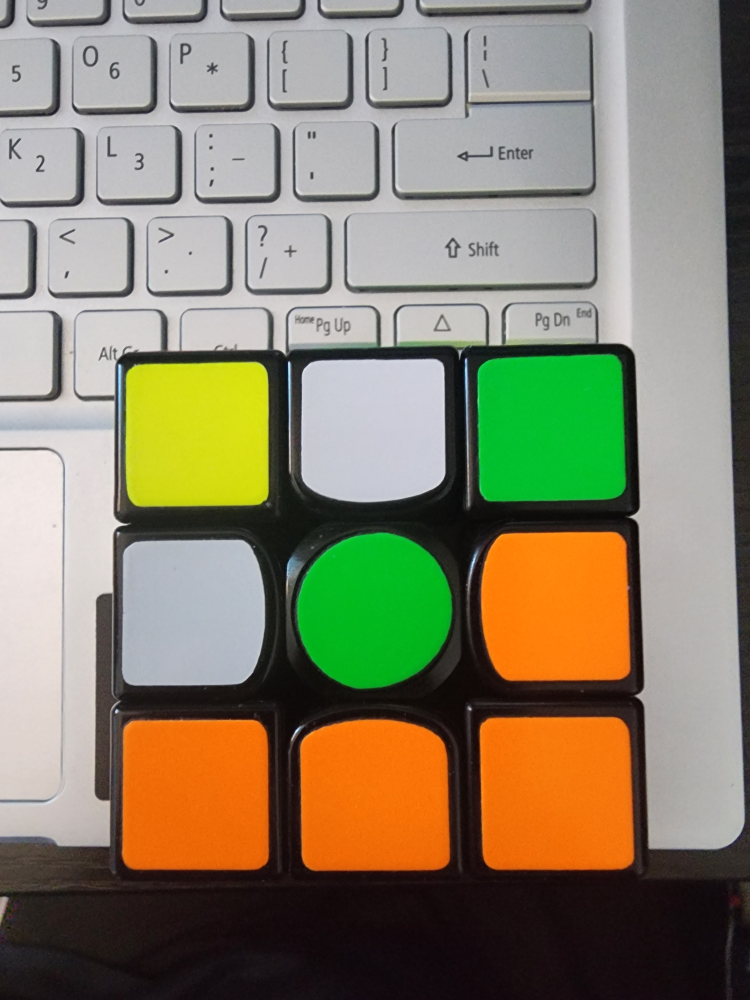
#> input picture input_faces/BACK.jpg, 3000 x 4000 px (shown at 1/4 size)
$ python -i facelet_segmenter_auto.py   (imports and definitions only)
#> lines starting #> are read from the running program, lines starting #| are printed output that depends on the picture; after the words box and inside, x2 and y2 are one past the last pixel; in counts of white or black regions, pixels touching at a corner belong together
#> further down, picture is the input picture: shape (4000, 3000, 3); mean B, G, R 105.2, 130.3, 137.3
### facelet_segmenter_v2.py
"""
Rubik's Cube Face Segmentation Component - Version 2

Improved segmentation using:
1. Contour-based cube face detection with quadrilateral fitting
2. Perspective correction via homography transform
3. LAB color space for better color boundary detection
4. Robust grid line detection with Hough transforms and RANSAC-style filtering
5. Multi-strategy detection with fallbacks

Takes an image containing a Rubik's cube face and outputs 9 segmented
64x64 images of each facelet, ordered top-left to bottom-right.

Facelet ordering:
    0 | 1 | 2
    ---------
    3 | 4 | 5
    ---------
    6 | 7 | 8
"""

import cv2
import numpy as np
from typing import List, Tuple, Optional
from dataclasses import dataclass


@dataclass
class BoundingBox:
    """Represents a bounding box for the cube face region."""
    x: int
    y: int
    width: int
    height: int
    rotation: float = 0.0  # Rotation angle in degrees (counter-clockwise)


@dataclass
class Quadrilateral:
    """Represents a 4-point polygon for perspective correction."""
    points: np.ndarray  # Shape (4, 2) - corners in order: TL, TR, BR, BL

    # [7 lines left out: function to_bbox, not called in this run]


class FaceletSegmenterV2:
    """
    Version 2 of the Rubik's cube face segmenter with improved detection.

    Key improvements over v1:
    - Contour-based quadrilateral detection for cube face boundary
    - Perspective correction to handle tilted cubes
    - LAB color space for better color boundary detection
    - Robust grid line detection with outlier rejection
    - Multi-strategy approach with fallbacks

    Usage:
        segmenter = FaceletSegmenterV2(output_size=64)
        facelets = segmenter.segment(image)
        # or with explicit bounding box (falls back to v1-style):
        facelets = segmenter.segment(image, bbox=BoundingBox(100, 50, 300, 300))
    """

    def __init__(self, output_size: int = 64, debug: bool = False):
        """
        Initialize the segmenter.

        Args:
            output_size: Size of output facelet images (default 64x64)
            debug: If True, print debug information during processing
        """
        self.output_size = output_size
        self.debug = debug

    # [1298 lines left out: functions segment, _detect_and_extract_face, _validate_has_grid, _check_color_variance, _find_grid_peaks, _check_even_spacing and 18 more, not called in this run]

### facelet_segmenter_v5.py
"""
Rubik's Cube Face Segmentation Component - V5 (Greg's CV approach)

Uses HSV value channel with Otsu thresholding to detect bright stickers
against dark cube plastic. Based on Greg's Colab implementation.

Key differences from other segmenters:
- Uses V (brightness) channel instead of saturation or edges
- Otsu automatic thresholding for robust sticker detection
- K-means clustering to organize detected squares into 3 rows
- Works well when stickers are brighter than the cube body

Facelet ordering:
    0 | 1 | 2
    ---------
    3 | 4 | 5
    ---------
    6 | 7 | 8
"""

import cv2
import numpy as np
import math
from typing import List, Tuple, Optional
from dataclasses import dataclass


@dataclass
class BoundingBox:
    """Represents a bounding box for the cube face region."""
    x: int
    y: int
    width: int
    height: int
    rotation: float = 0.0


class FaceletSegmenterV5:
    """
    Segments a Rubik's cube face using brightness-based detection.

    Uses Otsu thresholding on the V (value/brightness) channel of HSV
    to detect bright stickers against the dark cube plastic.

    Usage:
        segmenter = FaceletSegmenterV5(output_size=64)
        facelets = segmenter.segment(image)
    """

    def __init__(self, output_size: int = 64, debug: bool = False):
        """
        Initialize the segmenter.

        Args:
            output_size: Size of output facelet images (default 64x64)
            debug: If True, print debug information during processing
        """
        self.output_size = output_size
        self.debug = debug
        self.work_width = 800  # Standard width for processing

    # [304 lines left out: functions segment, _dedup_boxes, _choose_nine, _detect_grid, _extract_facelets_from_boxes, _fallback_grid_split and 3 more, not called in this run]

### facelet_segmenter_auto.py
"""
Rubik's Cube Face Segmentation Component - Auto-Select Version

Automatically determines the best segmentation algorithm based on image
characteristics. Analyzes the image to choose between:
- V5 (Brightness Otsu): Best for dark backgrounds with bright stickers
- V2 (Contour + Perspective): Best for complex backgrounds, tilted cubes

Selection criteria:
1. Background brightness: Dark backgrounds favor V5, bright backgrounds favor V2
2. Color saturation distribution: High saturation regions indicate stickers
3. Edge complexity: Many edges in background suggest V2 is better
4. Contrast between center and edges: High contrast favors V5

Facelet ordering:
    0 | 1 | 2
    ---------
    3 | 4 | 5
    ---------
    6 | 7 | 8
"""

import cv2
import numpy as np
from typing import Optional, Tuple
from dataclasses import dataclass

from facelet_segmenter_v2 import FaceletSegmenterV2
from facelet_segmenter_v5 import FaceletSegmenterV5


@dataclass
class BoundingBox:
    """Represents a bounding box for the cube face region."""
    x: int
    y: int
    width: int
    height: int
    rotation: float = 0.0


@dataclass
class ImageAnalysis:
    """Results of analyzing an image to determine best segmenter."""
    background_brightness: float  # 0-255, average brightness of edges
    center_brightness: float      # 0-255, average brightness of center
    brightness_contrast: float    # Ratio of center to background brightness
    saturation_mean: float        # Average saturation
    saturation_std: float         # Saturation variation
    edge_density_background: float  # Edge pixels in background region
    edge_density_center: float    # Edge pixels in center region
    recommended_segmenter: str    # 'v2' or 'v5'
    confidence: float             # 0-1, how confident in the recommendation
    reason: str                   # Human-readable explanation


class FaceletSegmenterAuto:
    """
    Automatically selects the best segmentation algorithm based on image analysis.

    Usage:
        segmenter = FaceletSegmenterAuto(output_size=64)
        facelets = segmenter.segment(image)

        # To see which algorithm was selected:
        facelets, analysis = segmenter.segment_with_analysis(image)
        print(f"Used: {analysis.recommended_segmenter} - {analysis.reason}")
    """

    def __init__(self, output_size: int = 64, debug: bool = False):
        """
        Initialize the auto-selecting segmenter.

        Args:
            output_size: Size of output facelet images (default 64x64)
            debug: If True, print analysis details
        """
        self.output_size = output_size
        self.debug = debug

        # Initialize both segmenters
        self.segmenter_v2 = FaceletSegmenterV2(output_size=output_size)
        self.segmenter_v5 = FaceletSegmenterV5(output_size=output_size)

        # Track last analysis for debugging
        self.last_analysis: Optional[ImageAnalysis] = None

    def analyze_image(self, image: np.ndarray) -> ImageAnalysis:
        """
        Analyze image characteristics to determine best segmenter.

        Args:
            image: Input BGR image

        Returns:
            ImageAnalysis with recommendation
        """
        h, w = image.shape[:2]

        # Convert to different color spaces for analysis
        hsv = cv2.cvtColor(image, cv2.COLOR_BGR2HSV)
#> hsv: shape (4000, 3000, 3); mean H, S, V 67.5, 77, 149.4
        gray = cv2.cvtColor(image, cv2.COLOR_BGR2GRAY)
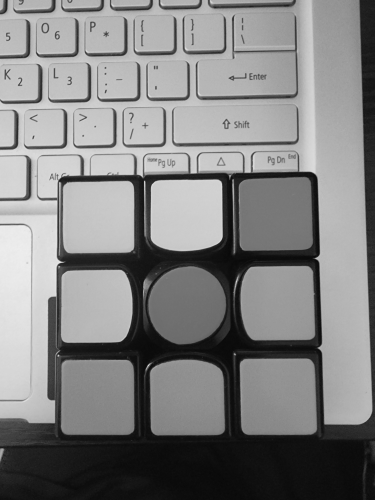
#> gray: shape (4000, 3000) (shown at 1/8 size); min 3, max 247, mean 129.5

        # Define regions: center (where cube likely is) vs edges (background)
        margin_h = h // 4
        margin_w = w // 4

        # Background region (edges of image)
        bg_mask = np.ones((h, w), dtype=np.uint8)
        bg_mask[margin_h:h-margin_h, margin_w:w-margin_w] = 0

        # Center region (where cube likely is)
        center_mask = np.zeros((h, w), dtype=np.uint8)
        center_mask[margin_h:h-margin_h, margin_w:w-margin_w] = 1

        # Brightness analysis (V channel)
        v_channel = hsv[:, :, 2]
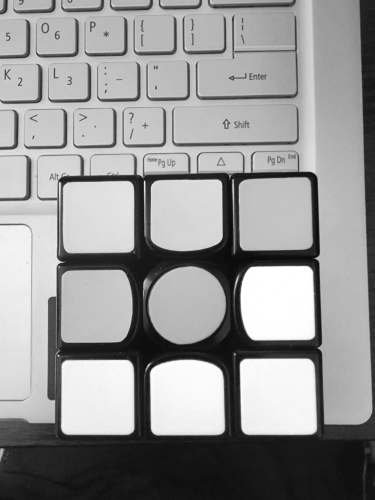
#> v_channel: shape (4000, 3000) (shown at 1/8 size); min 5, max 255, mean 149.4
        background_brightness = np.mean(v_channel[bg_mask == 1])
#> background_brightness = 148.9
        center_brightness = np.mean(v_channel[center_mask == 1])
#> center_brightness = 151

        # Avoid division by zero
        if background_brightness < 1:
            background_brightness = 1
        brightness_contrast = center_brightness / background_brightness
#> brightness_contrast = 1.01

        # Saturation analysis
        s_channel = hsv[:, :, 1]
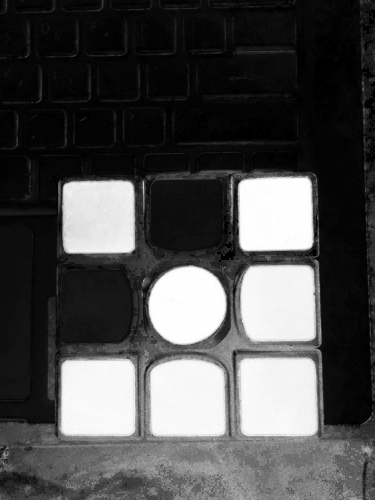
#> s_channel: shape (4000, 3000) (shown at 1/8 size); min 0, max 255, mean 77
        saturation_mean = np.mean(s_channel)
#> saturation_mean = 77.02
        saturation_std = np.std(s_channel)
#> saturation_std = 92.63

        # Edge detection for complexity analysis
        edges = cv2.Canny(gray, 50, 150)
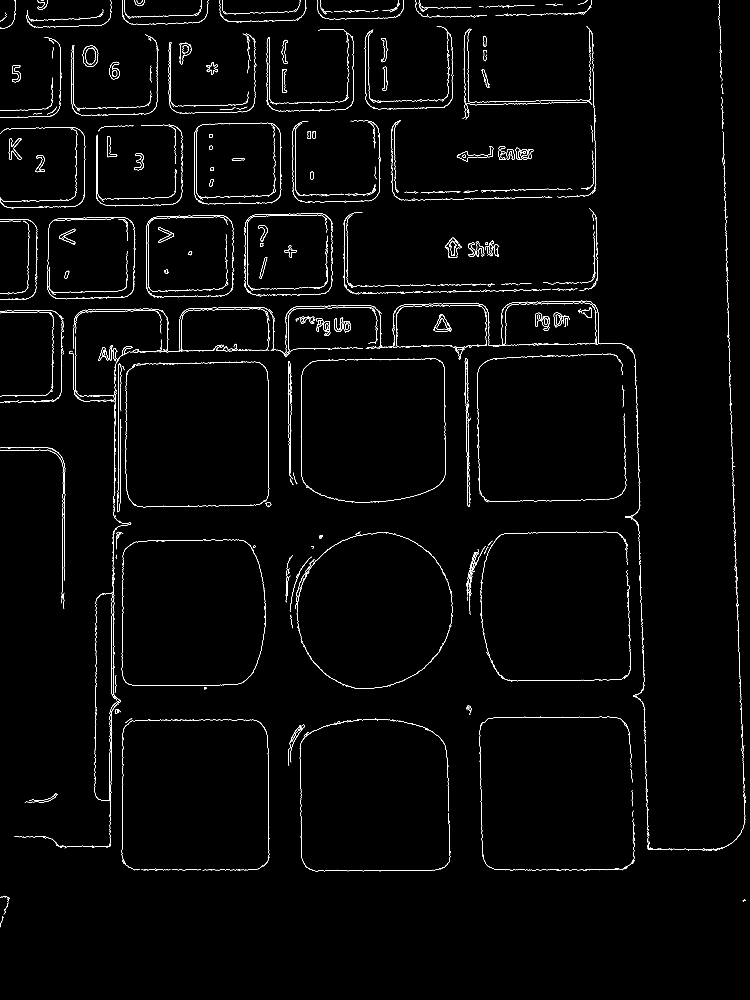
#> edges: shape (4000, 3000) (shown at 1/4 size); 0.95% white in thin lines or dots
        edge_density_background = np.sum(edges[bg_mask == 1]) / (255 * np.sum(bg_mask))
#> edge_density_background = 0.00893
        edge_density_center = np.sum(edges[center_mask == 1]) / (255 * np.sum(center_mask))
#> edge_density_center = 0.011

        # Decision logic
        scores = {'v2': 0.0, 'v5': 0.0}
        reasons = []

        # Criterion 1: Background brightness
        # V5 works best with dark backgrounds (< 80), V2 handles bright backgrounds
        if background_brightness < 60:
            scores['v5'] += 0.4
            reasons.append("dark background favors V5")
        elif background_brightness < 100:
            scores['v5'] += 0.2
            scores['v2'] += 0.1
            reasons.append("medium background slightly favors V5")
        else:
            scores['v2'] += 0.4
            reasons.append("bright background favors V2")

        # Criterion 2: Brightness contrast between center and edges
        # V5 relies on brightness difference, needs high contrast
        if brightness_contrast > 1.3:
            scores['v5'] += 0.3
            reasons.append("high brightness contrast favors V5")
        elif brightness_contrast < 0.9:
            scores['v2'] += 0.2
            reasons.append("center darker than background favors V2")
        else:
            scores['v2'] += 0.1
            reasons.append("low contrast favors V2")

        # Criterion 3: Edge complexity in background
        # High edge density in background means cluttered scene -> V2 better
        if edge_density_background > 0.1:
            scores['v2'] += 0.3
            reasons.append("cluttered background favors V2")
        elif edge_density_background < 0.03:
            scores['v5'] += 0.2
            reasons.append("clean background favors V5")

        # Criterion 4: Saturation characteristics
        # High saturation with high std suggests colorful stickers against neutral bg
        if saturation_std > 50 and saturation_mean > 60:
            scores['v5'] += 0.1
            reasons.append("high saturation variation slightly favors V5")

        # Determine winner
        if scores['v5'] > scores['v2']:
            recommended = 'v5'
            confidence = min(1.0, (scores['v5'] - scores['v2']) / 0.5 + 0.5)
        else:
            recommended = 'v2'
            confidence = min(1.0, (scores['v2'] - scores['v5']) / 0.5 + 0.5)

        # Build reason string
        reason = f"Selected {recommended.upper()}: " + "; ".join(reasons[:2])

        return ImageAnalysis(
            background_brightness=background_brightness,
            center_brightness=center_brightness,
            brightness_contrast=brightness_contrast,
            saturation_mean=saturation_mean,
            saturation_std=saturation_std,
            edge_density_background=edge_density_background,
            edge_density_center=edge_density_center,
            recommended_segmenter=recommended,
            confidence=confidence,
            reason=reason
        )

    # [95 lines left out: functions segment, segment_with_analysis, segment_from_file, segment_cube_face, not called in this run]


# Quick test when run directly
# [33 lines not run here, left out]

>>> import cv2
>>> picture = cv2.imread('input_faces/BACK.jpg')
>>> result = FaceletSegmenterAuto().analyze_image(picture)

$ run again, on input_faces/RIGHT.jpg
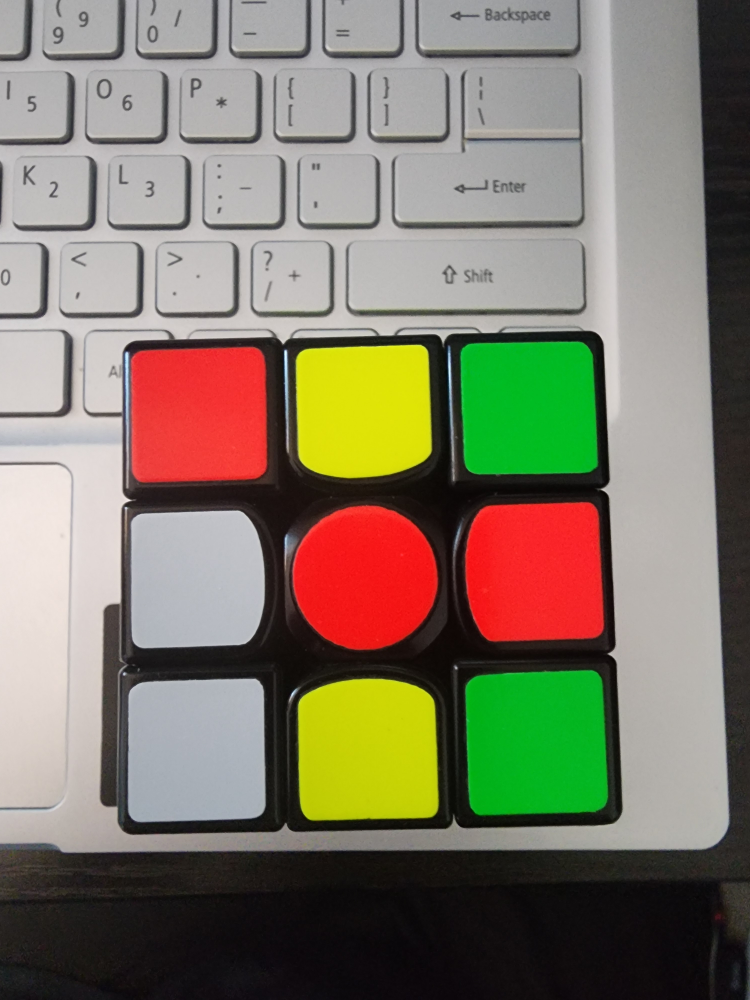
#> input picture input_faces/RIGHT.jpg, 3000 x 4000 px (shown at 1/4 size)
#> picture is the input picture: shape (4000, 3000, 3); mean B, G, R 103.3, 121.5, 128.7
#> hsv: shape (4000, 3000, 3); mean H, S, V 55.9, 63.1, 139
#> background_brightness = 132.5
#> center_brightness = 158.2
#> brightness_contrast = 1.19
#> in analyze_image, `s_channel = hsv[:, :, 1]`:
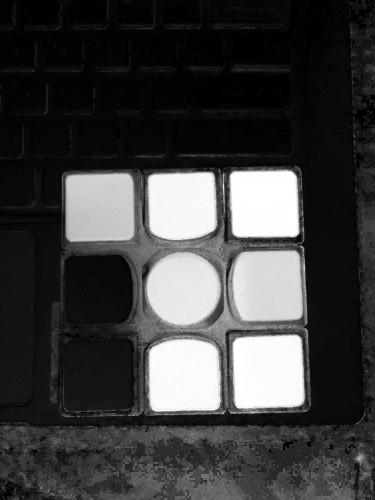
#> s_channel: shape (4000, 3000) (shown at 1/8 size); min 0, max 255, mean 63.1
#> saturation_mean = 63.1
#> saturation_std = 83.26
#> in analyze_image, `edges = cv2.Canny(gray, 50, 150)`:
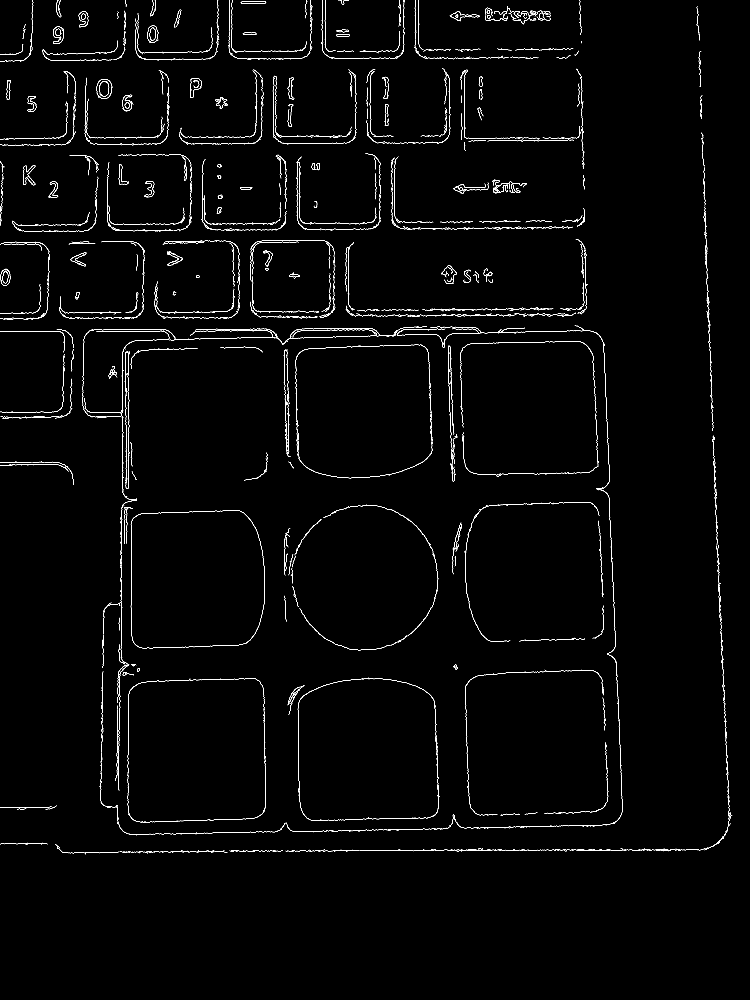
#> edges: shape (4000, 3000) (shown at 1/4 size); 0.86% white in thin lines or dots, all inside (x1, y1, x2, y2) = (0, 0, 2929, 3418)
#> edge_density_background = 0.00854
#> edge_density_center = 0.00884
